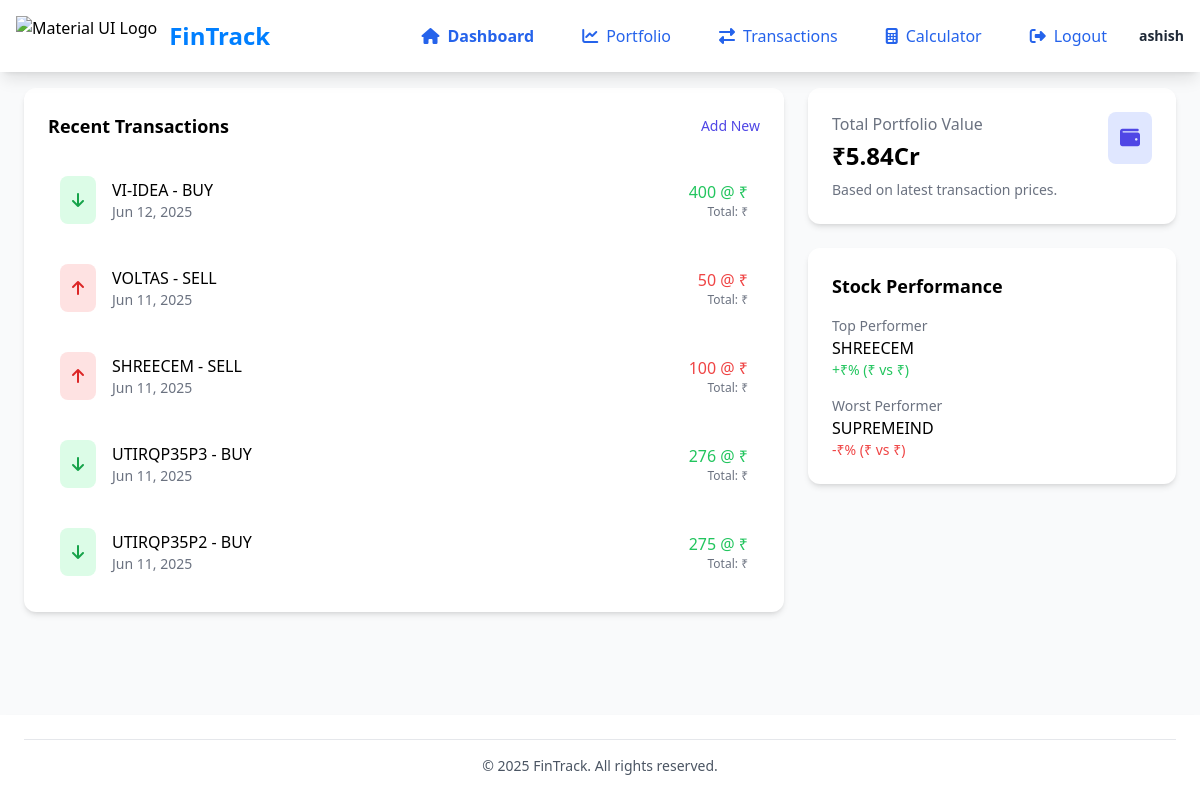
Screenshot of /home/ (signed in) with the database file from the repository.
### stocks/models.py (models this page shows, shortened)
class StockTransaction(models.Model):
    TRANSACTION_TYPES = (
        ("BUY", "Buy"),
        ("SELL", "Sell"),
    )
    user = models.ForeignKey(User, on_delete=models.CASCADE)
    stock_symbol = models.CharField(max_length=10)
    transaction_type = models.CharField(max_length=4, choices=TRANSACTION_TYPES)
    quantity = models.PositiveIntegerField()
    price_per_share = models.DecimalField(max_digits=10, decimal_places=2)
    transaction_date = models.DateTimeField(auto_now_add=True)

### stocks/views.py (the view)
# urls.py: 2. Add a URL to urlpatterns:  path('', views.home, name='home')
@login_required
def home(request):
    portfolio = {}
    total_value = Decimal("0.00")
    recent_transactions = []
    top_performer = None
    worst_performer = None
    transactions_json = []
    if request.user.is_authenticated:
        transactions = StockTransaction.objects.filter(user=request.user).order_by(
            "transaction_date"
        )
        recent_transactions = transactions.order_by("-transaction_date")[:5].annotate(
            total_cost=F("quantity") * F("price_per_share")
        )
        transactions_json = [
            {
                "stock_symbol": trans.stock_symbol,
                "price_per_share": float(trans.price_per_share),
                "transaction_date": trans.transaction_date.isoformat(),
            }
            for trans in transactions
        ]
        for trans in transactions:
            symbol = trans.stock_symbol
            if symbol not in portfolio:
                portfolio[symbol] = {
                    "quantity": 0,
                    "total_cost": Decimal("0.00"),
                    "latest_price": trans.price_per_share,
                }
            if trans.transaction_type == "BUY":
                portfolio[symbol]["quantity"] += trans.quantity
                portfolio[symbol]["total_cost"] += (
                    trans.quantity * trans.price_per_share
                )
            else:  # SELL
                portfolio[symbol]["quantity"] -= trans.quantity
                portfolio[symbol]["total_cost"] -= (
                    trans.quantity * trans.price_per_share
                )
            portfolio[symbol]["latest_price"] = trans.price_per_share
        for symbol, data in list(portfolio.items()):
            if data["quantity"] > 0:
                data["avg_price"] = data["total_cost"] / data["quantity"]
                total_value += data["quantity"] * data["latest_price"]
                if data["avg_price"] > 0:
                    data["percent_change"] = (
                        (data["latest_price"] - data["avg_price"]) / data["avg_price"]
                    ) * 100
                else:
                    data["percent_change"] = Decimal("0.00")
            else:
                del portfolio[symbol]
        if portfolio:
            top_performer = max(
                portfolio.items(), key=lambda x: x[1]["percent_change"], default=None
            )
            worst_performer = min(
                portfolio.items(), key=lambda x: x[1]["percent_change"], default=None
            )
            if top_performer:
                top_performer = {
                    "symbol": top_performer[0],
                    "gain_percent": (
                        top_performer[1]["percent_change"]
                        if top_performer[1]["percent_change"] > 0
                        else None
                    ),
                    "avg_price": top_performer[1]["avg_price"],
                    "current_price": top_performer[1]["latest_price"],
                }
            if worst_performer:
                worst_performer = {
                    "symbol": worst_performer[0],
                    "loss_percent": (
                        abs(worst_performer[1]["percent_change"])
                        if worst_performer[1]["percent_change"] < 0
                        else None
                    ),
                    "avg_price": worst_performer[1]["avg_price"],
                    "current_price": worst_performer[1]["latest_price"],
                }
    return render(
        request,
        "home.html",
        {
            "portfolio": portfolio,
            "total_value": total_value,
            "recent_transactions": recent_transactions,
            "top_performer": top_performer,
            "worst_performer": worst_performer,
            "transactions_json": json.dumps(transactions_json),
        },
    )

### stocks/templatetags/custom_filter.py (called while the page is built)
@register.filter(name="format_big_number")
def format_big_number(number):
    sign = "-" if number < 0 else ""
    number = abs(number)
    if number == 0:
        return "₹0"
    if not number or not str(number).strip():
        return "-"
    elif number < 1_000:
        return f"{sign}₹{number:0.2f}"
    elif number < 1_00_000:
        return f"{sign}₹{number/1_000:0.2f}K"
    elif number < 1_00_00_000:
        return f"{sign}₹{number/1_00_000:0.2f}L"
    elif number < 10_000_00_00_000:
        return f"{sign}₹{number/1_00_00_000:0.2f}Cr"
    number = round(number / 1_00_00_000)
    return f"{sign}₹{number}Cr"

@register.filter(name="format_indian_currency")
def format_indian_currency(number):
    if not number or (isinstance(number, float) and isnan(number)):
        return "₹0"
    try:
        indian_currency_format = format_number(number, locale="en_IN")
    except Exception:
        return "-"
    return "₹" + str(indian_currency_format)

### stocks/templates/home.html (shortened to what this page needs)
{% extends 'base.html' %}
{% load custom_filter %}
{% block content %}
<div class="grid grid-cols-1 lg:grid-cols-3 gap-6">
    <div class="lg:col-span-2 space-y-6">
        {% if user.is_authenticated %}
        <div class="bg-white rounded-xl shadow-md card-hover transition-all duration-300 p-6">
            <div class="flex justify-between items-center mb-6">
                <h3 class="font-bold text-lg">Recent Transactions</h3>
                <a href="{% url 'add-transaction' %}" class="text-indigo-600 hover:text-indigo-800 text-sm font-medium">Add New</a>
            </div>
            {% if recent_transactions %}
            <div class="space-y-4">
                {% for trans in recent_transactions %}
                <div class="flex items-center p-3 hover:bg-gray-50 rounded-lg transition-colors">
                    <div class="bg-{% if trans.transaction_type == 'BUY' %}green{% else %}red{% endif %}-100 p-3 rounded-lg mr-4">
                        <i class="fas fa-{% if trans.transaction_type == 'BUY' %}arrow-down{% else %}arrow-up{% endif %} text-{% if trans.transaction_type == 'BUY' %}green{% else %}red{% endif %}-600"></i>
                    </div>
                    <div class="flex-grow">
                        <p class="font-medium">{{ trans.stock_symbol }} - {{ trans.transaction_type }}</p>
                        <p class="text-sm text-gray-500">{{ trans.transaction_date|date:"M d, Y" }}</p>
                    </div>
                    <div class="text-right">
                        <p class="font-medium {% if trans.transaction_type == 'BUY' %}text-green-500{% else %}text-red-500{% endif %}">{{ trans.quantity }} @ {{ trans.price_per_share|format_indian_currency }}</p>
                        <p class="text-xs text-gray-500">Total: {{ trans.total_cost|format_indian_currency }}</p>
                    </div>
                </div>
                {% endfor %}
            </div>
            {% else %}
            <p class="text-gray-600">No recent transactions.</p>
            {% endif %}
        </div>
        {% endif %}
    </div>
    {% if user.is_authenticated %}
    <div class="space-y-6">
        <div class="bg-white rounded-xl shadow-md card-hover transition-all duration-300 p-6">
            <div class="flex justify-between items-start">
                <div>
                    <p class="text-gray-500">Total Portfolio Value</p>
                    <h3 class="text-2xl font-bold mt-1">{{ total_value|format_big_number }}</h3>
                    <p class="text-gray-500 text-sm mt-2">Based on latest transaction prices.</p>
                </div>
                <div class="bg-indigo-100 p-3 rounded-lg">
                    <i class="fas fa-wallet text-indigo-600 text-xl"></i>
                </div>
            </div>
        </div>
        <div class="bg-white rounded-xl shadow-md card-hover transition-all duration-300 p-6">
            <h3 class="font-bold text-lg mb-4">Stock Performance</h3>
            {% if top_performer or worst_performer %}
                {% if top_performer %}
                <div class="mb-4">
                    <p class="text-gray-500 text-sm">Top Performer</p>
                    <p class="font-medium">{{ top_performer.symbol }}</p>
                    <p class="text-green-500 text-sm">+{{ top_performer.gain_percent|format_indian_currency }}% ({{ top_performer.current_price|format_indian_currency }} vs {{ top_performer.avg_price|format_indian_currency }})</p>
                </div>
                {% endif %}
                {% if worst_performer %}
                <div>
                    <p class="text-gray-500 text-sm">Worst Performer</p>
                    <p class="font-medium">{{ worst_performer.symbol }}</p>
                    <p class="text-red-500 text-sm">-{{ worst_performer.loss_percent|format_indian_currency }}% ({{ top_performer.current_price|format_indian_currency }} vs {{ top_performer.avg_price|format_indian_currency }})</p>
                </div>
                {% endif %}
            {% else %}
            <p class="text-gray-600">No performance data available.</p>
            {% endif %}
        </div>
    </div>
    {% endif %}
</div>
{% endblock %}

### stocks/templates/base.html (shortened to what this page needs)
{% load static %}
<!DOCTYPE html>
<html lang="en">
<head>
    <script src="https://cdn.tailwindcss.com"></script>
    <link rel="stylesheet" href="https://cdnjs.cloudflare.com/ajax/libs/font-awesome/6.4.0/css/all.min.css">
    <link rel="stylesheet" href="{% static 'css/styles.css' %}">
</head>
<body class="bg-gray-50 font-sans flex flex-col min-h-screen">
    <nav id="navbar" class="navbar fixed top-0 left-0 w-full bg-white shadow-lg z-40">
        <div class="flex items-center justify-between p-4">
            <div class="flex items-center">
                <img src="https://mui.com/static/logo.png" alt="Material UI Logo" class="h-10 mr-3">
                <h1 class="text-2xl font-bold" style="color: #007FFF;">FinTrack</h1>
            </div>
            <div class="hidden md:flex items-center space-x-4">
                {% for link in request.sidebar_nav_links %}
                <a href="{{ link.url }}" class="flex items-center px-4 py-2 rounded-lg {% if link.is_active %}bg-indigo-50 text-indigo-600{% else %}text-blue-600 hover:bg-indigo-50 hover:text-indigo-600{% endif %} {% if link.font_semibold %}font-semibold{% endif %} transition-colors">
                    <i class="fas {{ link.icon }} mr-2"></i>
                    {{ link.name }}
                </a>
                {% endfor %}
                {% if request.sidebar_user %}
                <div class="flex items-center">
                    <div class="text-sm">
                        <p class="font-semibold text-gray-800">{{ request.sidebar_user.name }}</p>
                    </div>
                </div>
                {% endif %}
            </div>
        </div>
    </nav>
    <div class="mt-16 flex-grow main-content">
        <div class="p-6">
            {% block content %}
            {% endblock %}
        </div>
    </div>
    <footer class="bg-white shadow-md p-6">
        <div class="border-t border-gray-200 pt-4 text-center">
            <p class="text-sm text-gray-600">
                &copy; {% now "Y" %} FinTrack. All rights reserved.
            </p>
        </div>
    </footer>
</body>
</html>

### stocks/static/css/styles.css (style rules this page uses)
body { font-family: Arial, sans-serif; }
.navbar { transition: all 0.3s ease; }

### rows the page displays
StockTransaction: current_price "₹"
StockTransaction: symbol "SHREECEM"
StockTransaction: symbol "SUPREMEIND"

### other values shown
{{ link.name }} "Dashboard" "Portfolio" "Transactions" "Calculator" "Logout"
{{ request.sidebar_user.name }} "ashish"
{{ total_value|format_big_number }} "₹5.84Cr"
{{ top_performer.gain_percent|format_indian_currency }} "₹"
{{ top_performer.avg_price|format_indian_currency }} "₹"
{{ worst_performer.loss_percent|format_indian_currency }} "₹"
